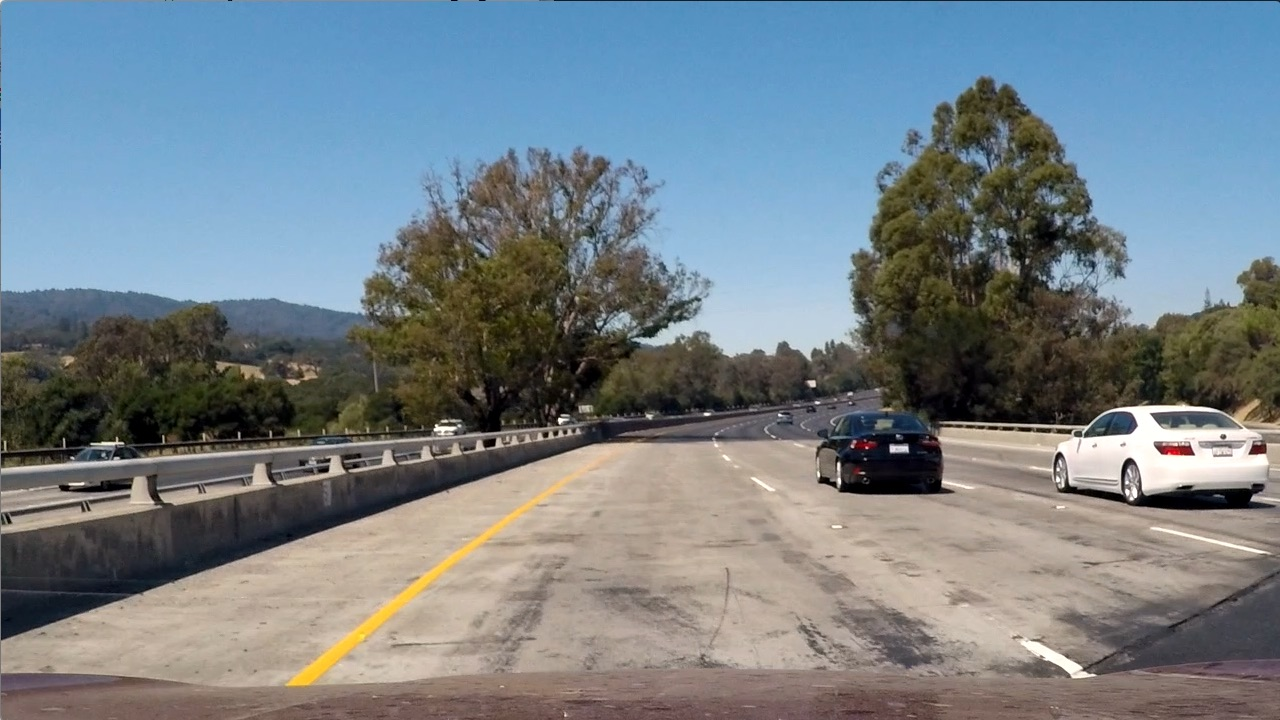
#> input picture lane-finder/data/test.jpg, 1280 x 720 px
$ python -i main.py   (imports and definitions only)   (older library calls are emulated)
#> lines starting #> are read from the running program, lines starting #| are printed output that depends on the picture; after the words box and inside, x2 and y2 are one past the last pixel; in counts of white or black regions, pixels touching at a corner belong together
#> further down, picture is the input picture: shape (720, 1280, 3); mean B, G, R 135.5, 128.7, 117.5
import cv2
import numpy as np
import matplotlib.pyplot as plt
from math import sqrt
from skimage.feature import blob_dog, blob_log, blob_doh
import imutils
import argparse
import os
import math

from classification import training, getLabel

SIGNS = ["ERROR",
        "STOP",
        "TURN LEFT",
        "TURN RIGHT",
        "DO NOT TURN LEFT",
        "DO NOT TURN RIGHT",
        "ONE WAY",
        "SPEED LIMIT",
        "OTHER"]

# [21 lines left out: functions clean_images, constrastLimit, LaplacianOfGaussian, not called in this run]

def binarization(image):
    thresh = cv2.threshold(image,32,255,cv2.THRESH_BINARY)[1]
    return thresh

# [137 lines left out: functions preprocess_image, removeSmallComponents, findContour, contourIsSign, cropContour, cropSign and 4 more, not called in this run]

def remove_other_color(img):
    frame = cv2.GaussianBlur(img, (3,3), 0)
    hsv = cv2.cvtColor(frame, cv2.COLOR_BGR2HSV)
#> hsv: shape (720, 1280, 3); mean H, S, V 60.1, 77.1, 149.6
    lower_blue = np.array([100,128,0])
    upper_blue = np.array([215,255,255])
    mask_blue = cv2.inRange(hsv, lower_blue, upper_blue)
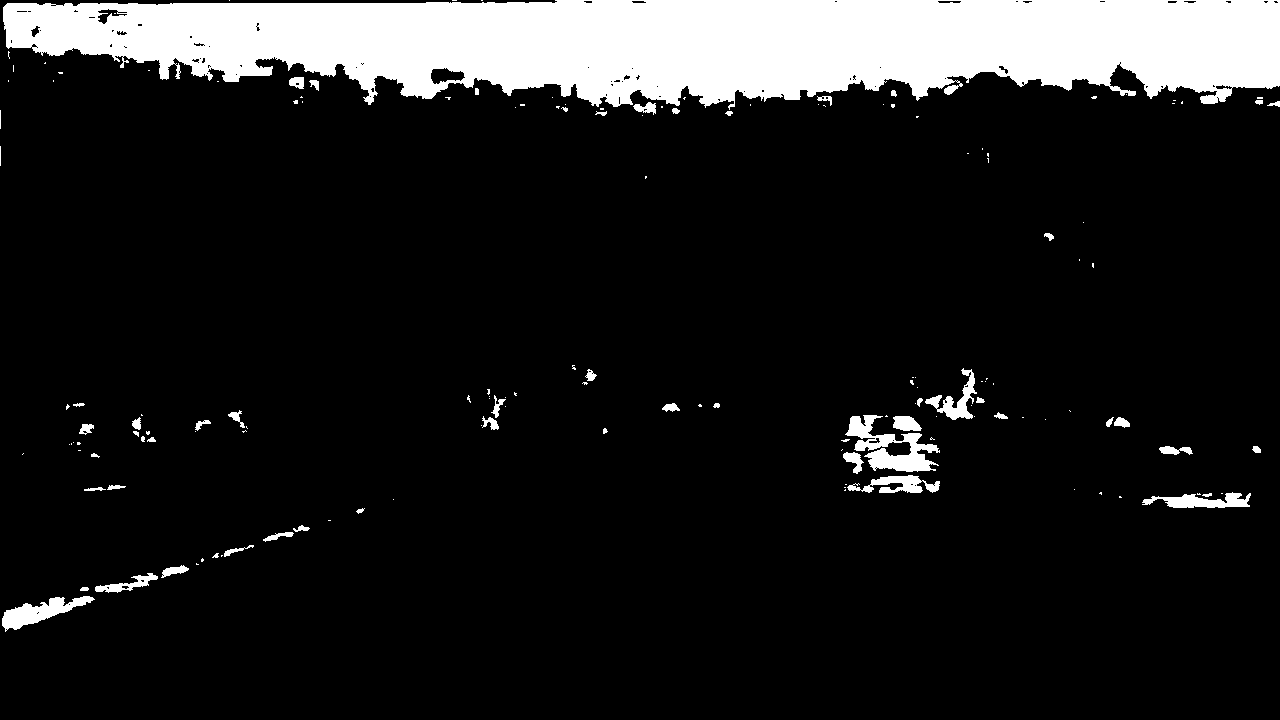
#> mask_blue: shape (720, 1280); 12.3% white; 156 white regions (101 under 20 px), largest, box (x1, y1, x2, y2) and area: (3, 0, 1280, 110) 102803, (845, 415, 940, 472) 2304, (2, 596, 95, 632) 1340

    lower_white = np.array([0,0,128], dtype=np.uint8)
    upper_white = np.array([255,255,255], dtype=np.uint8)
    mask_white = cv2.inRange(hsv, lower_white, upper_white)
#> mask_white: shape (720, 1280); 63.9% white; 183 black regions (129 under 20 px), largest, box (x1, y1, x2, y2) and area: (0, 77, 1280, 641) 270973, (1056, 552, 1280, 720) 22409, (244, 683, 1069, 720) 17673

    lower_black = np.array([0,0,0], dtype=np.uint8)
    upper_black = np.array([170,150,50], dtype=np.uint8)

    mask_black = cv2.inRange(hsv, lower_black, upper_black)
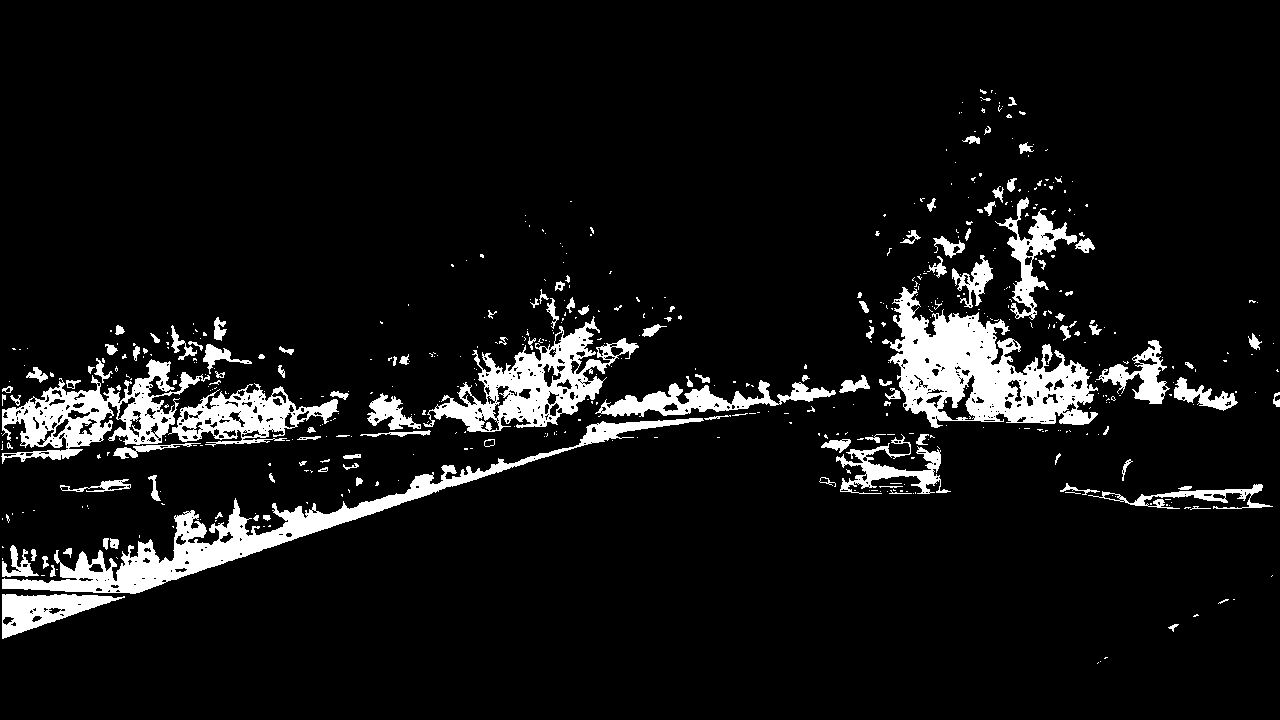
#> mask_black: shape (720, 1280); 7.9% white; 537 white regions (412 under 20 px), largest, box (x1, y1, x2, y2) and area: (882, 287, 1098, 428) 14067, (2, 418, 704, 594) 12823, (423, 316, 639, 432) 8016

    mask_1 = cv2.bitwise_or(mask_blue, mask_white)
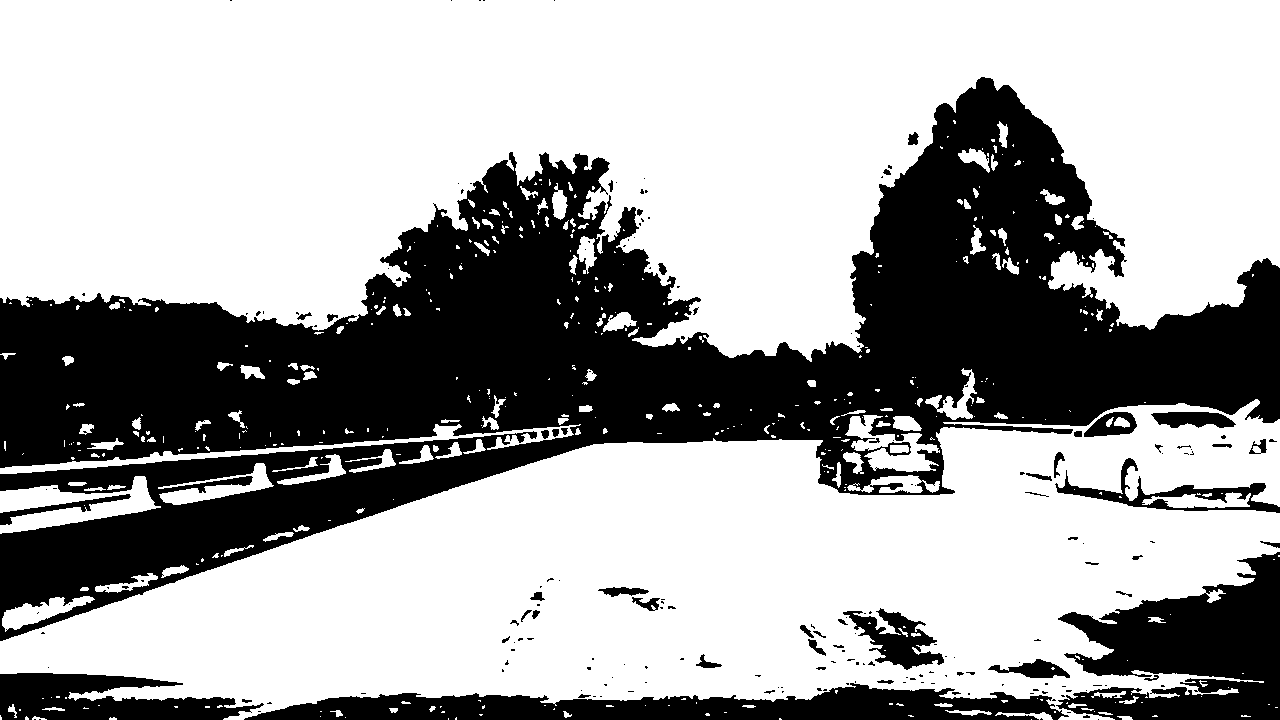
#> mask_1: shape (720, 1280); 65% white; 199 black regions (145 under 20 px), largest, box (x1, y1, x2, y2) and area: (0, 77, 1280, 641) 262510, (1056, 552, 1280, 720) 22409, (244, 683, 1069, 720) 17673
    mask = cv2.bitwise_or(mask_1, mask_black)
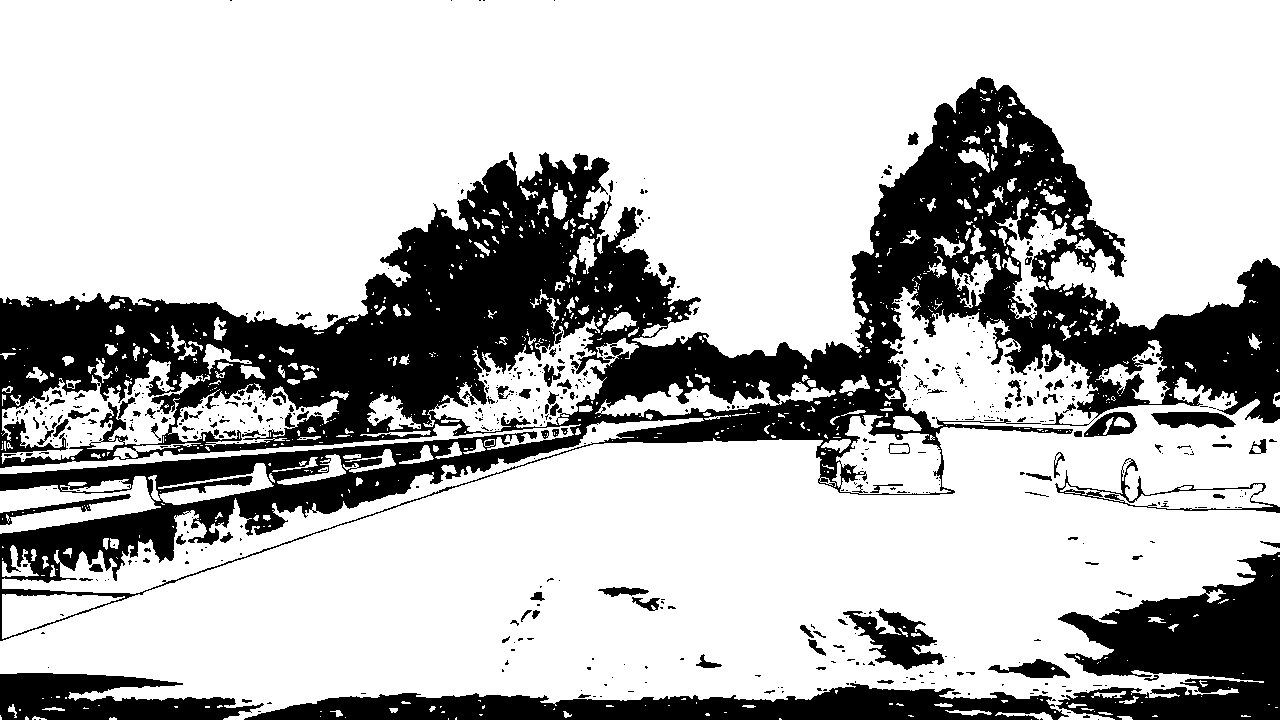
#> mask: shape (720, 1280); 72.5% white; 624 black regions (501 under 20 px), largest, box (x1, y1, x2, y2) and area: (0, 77, 1280, 641) 189606, (1056, 552, 1280, 720) 22333, (244, 683, 1069, 720) 17673
    return mask

# [113 lines left out: function main, not called in this run]


# [26 lines not run here, left out]

>>> import cv2
>>> picture = cv2.imread('../lane-finder/data/test.jpg')
>>> result = remove_other_color(picture)
